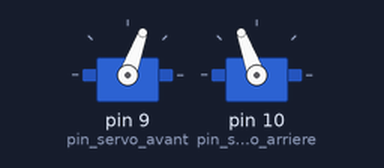
Bench run of a sketch on a simulated Arduino Uno, built with avr-gcc and run on an emulated ATmega328P. On the bench: 2 × servo.

Above: at 0.05 s.
At 18.55 s:
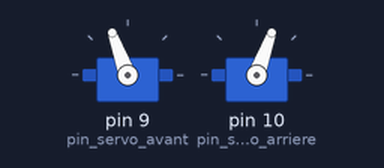
Timing chart, 0 to 25.0 s (numbered marks = the images above):
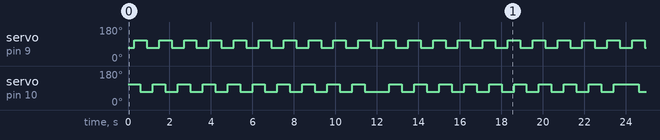

The sketch:

code.ino
```cpp
/*
   Robot quadrupède à 2 servomoteurs
   Pour plus d'infos:
   https://electroniqueamateur.blogspot.com/2021/06/robot-quadrupede-2-servomoteurs-arduino.html
*/

// bibliothèque servo
#include <Servo.h>

// numéro des broches utilisées (doivent être des sorties PWM)
#define pin_servo_avant 9
#define pin_servo_arriere 10

// angle de rotation des servos par rapport à leur position d'équilibre
// (vous l'augmentez pour faire de plus grands pas)
#define angle_rotation 20

//position d'équilibre des servos, en degrés
#define angle_avant 90
#define angle_arriere 90

// création de deux objets servo
Servo servo_avant, servo_arriere;

// les 4 phases de la marche avant
char marche_avant[] = {angle_avant - angle_rotation, angle_arriere + angle_rotation,
                       angle_avant + angle_rotation, angle_arriere + angle_rotation,
                       angle_avant + angle_rotation, angle_arriere - angle_rotation,
                       angle_avant - angle_rotation, angle_arriere - angle_rotation
                      };

// les 4 phases de la marche arrière
char marche_arriere[] = {angle_avant - angle_rotation, angle_arriere - angle_rotation,
                         angle_avant + angle_rotation, angle_arriere - angle_rotation,
                         angle_avant + angle_rotation, angle_arriere + angle_rotation,
                         angle_avant - angle_rotation, angle_arriere + angle_rotation
                        };

void setup()
{
  servo_avant.attach(pin_servo_avant);
  servo_arriere.attach(pin_servo_arriere);
}

void loop()
{
  // on avance (10 cycles):
  for (int i = 0; i < 10; i++) {
    for (int n = 0; n < 4; n++) {
      servo_avant.write(marche_avant[2 * n]);
      servo_arriere.write(marche_avant[(2 * n) + 1]);
      delay(300);
    }
  }

  // on recule (10 cycles):
  for (int i = 0; i < 10; i++) {
    for (int n = 0; n < 4; n++) {
      servo_avant.write(marche_arriere[2 * n]);
      servo_arriere.write(marche_arriere[(2 * n) + 1]);
      delay(300);
    }
  }

}
```

Measured:
- by itself, servo on pin 9 (pin_servo_avant): alternates 110° for 0.60 s and 70° for 0.60 s
- by itself, servo on pin 10 (pin_servo_arriere): moves between 70° and 110°, repeating every 19.2 s
